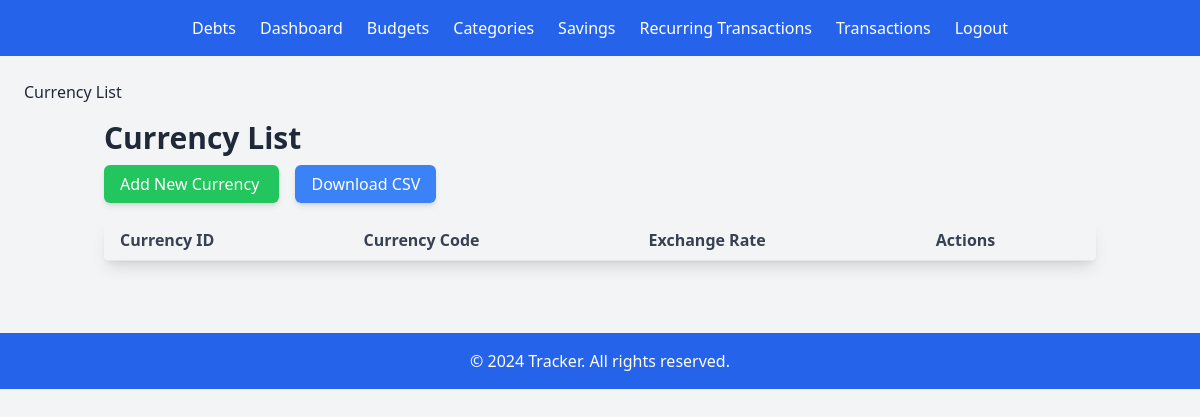
Page /tracker/currencies/ on the earlier database version.
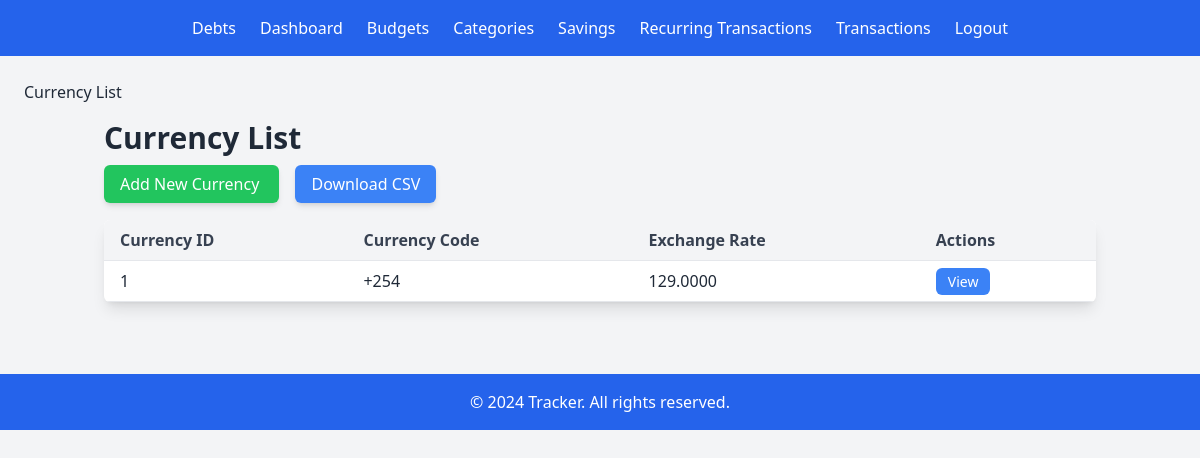
Same page on the later database version.
### tracker/models.py (models this page shows, shortened)
class Currency(models.Model):
    currency_id = models.AutoField(primary_key=True)  # Automatically increments for each new entry
    currency_code = models.CharField(max_length=10, unique=True)  # E.g., USD, EUR
    exchange_rate = models.DecimalField(max_digits=10, decimal_places=4)  # Exchange rate to a base currency

### tracker/views.py (the view)
# urls.py: path('currencies/', views.currency_list, name='currency_list'),
def currency_list(request):
    currencies = Currency.objects.all()
    return render(request, 'tracker/currency_list.html', {'currencies': currencies})

### tracker/templates/tracker/currency_list.html
{% extends "tracker/base.html" %}
{% block content %}
  {% block title %}Currency List{% endblock %}
  <div class="container mx-auto p-4">
    <h1 class="text-3xl font-bold mb-4">Currency List</h1>
    <div class="mb-6">
      <a href="{% url 'tracker:add_currency' %}" class="bg-green-500 text-white py-2 px-4 rounded-md shadow-md hover:bg-green-600 transition duration-300">
        Add New Currency
      </a>
      <a href="{% url 'tracker:download_currencies_csv' %}" class="bg-blue-500 text-white py-2 px-4 rounded-md shadow-md hover:bg-blue-600 transition duration-300 ml-4">
        Download CSV
      </a>
    </div>
    <div class="overflow-x-auto bg-white shadow-lg rounded-md">
      <table class="min-w-full table-auto text-left">
        <thead class="bg-gray-100">
          <tr>
            <th class="py-2 px-4 border-b text-gray-700">Currency ID</th>
            <th class="py-2 px-4 border-b text-gray-700">Currency Code</th>
            <th class="py-2 px-4 border-b text-gray-700">Exchange Rate</th>
            <th class="py-2 px-4 border-b text-gray-700">Actions</th>
          </tr>
        </thead>
        <tbody>
          {% for currency in currencies %}
            <tr class="hover:bg-gray-50">
              <td class="py-2 px-4 border-b text-gray-800">{{ currency.currency_id }}</td>
              <td class="py-2 px-4 border-b text-gray-800">{{ currency.currency_code }}</td>
              <td class="py-2 px-4 border-b text-gray-800">{{ currency.exchange_rate }}</td>
              <td class="py-2 px-4 border-b">
                <a href="{% url 'tracker:currency_detail' currency.currency_id %}" class="bg-blue-500 text-white py-1 px-3 rounded-md text-sm hover:bg-blue-600 transition duration-200">
                  View
                </a>
              </td>
            </tr>
          {% endfor %}
        </tbody>
      </table>
    </div>
  </div>
{% endblock %}

Differences in the rows shown:
added Currency: currency_id "1", currency_code "+254", exchange_rate "129.0000"
